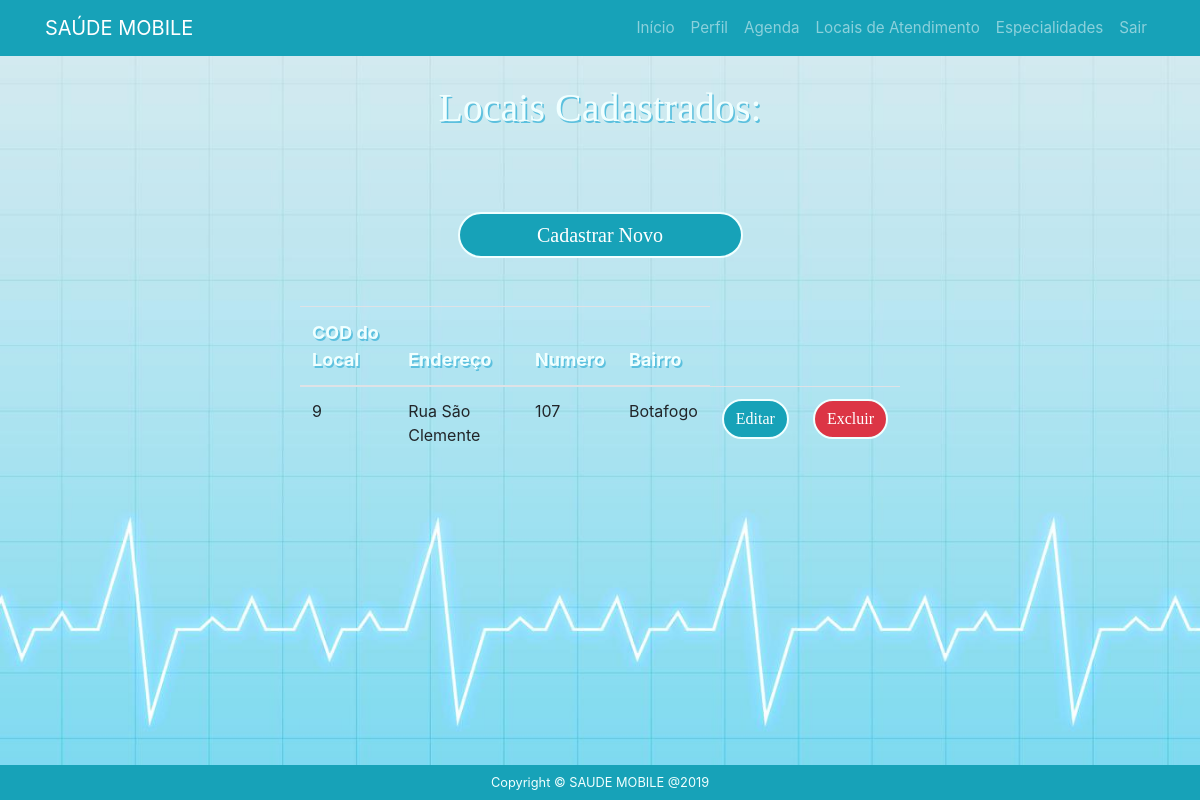
The page /profissional/lista-locais.php on the database its author committed.
### tables this page shows
CREATE TABLE `localdeatendimento` (
  `coddeatendimento` int(8) NOT NULL,
  `cep` varchar(9) NOT NULL,
  `endereco` varchar(40) NOT NULL,
  `numero` varchar(5) NOT NULL,
  `bairro` varchar(20) NOT NULL,
  `cidade` varchar(20) NOT NULL,
  `estado` varchar(20) NOT NULL,
  `telefone` varchar(13) NOT NULL,
  `celular` varchar(13) NOT NULL,
  `whatsapp` varchar(13) NOT NULL,
  `codmedico` int(8) DEFAULT NULL,
  `codpj` int(8) DEFAULT NULL
);

### profissional/localdeaten.class.php (called while the page is built, shortened)
<?php
class localdeatendimento{
     public function lista(){
        $pdo = Conexao::conexao();
        $sql  = "SELECT * FROM localdeatendimento INNER JOIN medico ON localdeatendimento.codmedico = medico.codmedico;";
        $consulta = $pdo->query($sql);
        $dados = null;
        while ($linha = $consulta->fetch(PDO::FETCH_ASSOC)){
            $dados[] = array(
            "coddeatendimento" => $linha['coddeatendimento'],
            "endereco" => $linha['endereco'],
            "numero" => $linha['numero'],
            "bairro" => $linha['bairro']
            );
        }
        return $dados;
    }
}

### profissional/lista-locais.php (the view, shortened to what this page needs)
<?php
    require "localdeaten.class.php";
    $localdeatendimento = new localdeatendimento();
    $dados = $localdeatendimento->lista();
?>
<?php include "header.php" ?>
<body>
	<div class="container-fluid listarlocais">
		<div class="row">
			<div class="col-sm-3"></div>
			<div class="col-sm-6">
				<div class="content-box-large">
		  			<div class="panel-heading">
						<div class="panel-title">
				  			<h3>Locais Cadastrados:</h3><br><br>
						</div>
					</div>
		  			<div class="panel-body">
     				<?php if($dados==null){ ?>
            		<p>Nenhum Local Cadastrado</p>
					<input type="submit" value="Cadastrar Novo" class="btn btn-info" onclick="window.location='form-lcatendimento.php';"/>
        			<?php } else{ ?>
				  			 <input type="submit" value="Cadastrar Novo" class="btn btn-info" onclick="window.location='form-lcatendimento.php';"/><br><br>
				  			 <div class="row">
		  						<div class="table-responsive">
		  							<table class="table table-hover">
				              			<thead>
				                			<tr>
				                  				<th>COD do Local</th>
				                  				<th>Endereço</th>
				                  				<th>Numero</th>
				                  				<th>Bairro</th>
				                			</tr>
				              			</thead>
					<?php foreach($dados as $dado => $coluna){
						  	echo "<tr>";
							echo "<td>".$coluna['coddeatendimento']."</td>";
							echo "<td>".$coluna['endereco']."</td>";
							echo "<td>".$coluna['numero']."</td>";
							echo "<td>".$coluna['bairro']."</td>";
                            echo '<td>  <a href="editar-local.php?coddeatendimento='.$coluna['coddeatendimento'].  "&endereco=" . $coluna['endereco'] . "&numero=" . $coluna['numero'] . "&bairro=" . $coluna['bairro'].'"> <input type="submit" class="btn btn-info editar"  value="Editar"/></td>
								  <td><a href="excluir-local.php?coddeatendimento='.$coluna['coddeatendimento'].'"><input type="submit" class="btn btn-danger"  value="Excluir"/></a></td></td>';
							echo "</tr>";
						   }
					?>
				    <?php } ?>
				            	    </table>
		  						</div>
  							 </div>
					</div>
		  		</div>
			</div>
			<div class="col-sm-3"></div>
 		</div>
</body>
 <?php include "../footer.php" ?>

### css/index.css (style rules this page uses)
.col-sm-8, .col-sm-6, .col-sm-3, .col-sm-2 { padding-top: 1.5vh; align-items: center; }
.container-fluid { padding-top: 12vh; width: 100vw; height: 100vh; background-image: url("../img/fundo.jpg"); background-size: 100% 100%; }
.container-fluid.listarlocais { padding-top: 1vh; width: 100vw; height: 100vh; background-image: url("../img/fundo.jpg"); background-size: 100% 100%; }
.container-fluid h3 { padding-top: 8vh; padding-bottom: 3vh; text-align: center; font-size: 5vh; color: azure; text-shadow: 0.2vh 0.2vh #5bc0de; font-family: 'Crete Round', serif !important; }
.btn.btn-info { display: block; margin-left: auto; margin-right: auto; width: 50%; height: 100%; border: 0.3vh solid azure; border-radius: 5vh; font-size: 2.5vh; font-family: 'Crete Round', serif !important; }
.btn.btn-info.editar { display: block; margin-left: auto; margin-right: auto; width: 100%; height: 90%; border: 0.3vh solid azure; border-radius: 5vh; font-size: 2.0vh; font-family: 'Crete Round', serif !important; }
.btn.btn-danger { display: block; margin-left: auto; margin-right: auto; width: 100%; height: 90%; border: 0.3vh solid azure; border-radius: 5vh; font-size: 2.0vh; font-family: 'Crete Round', serif !important; }
a { font-size: 95%; }
th { color: azure; font-size: 2.25vh; text-shadow: 0.2vh 0.2vh #5bc0de; }

### rows shown on the page
localdeatendimento: coddeatendimento "9", endereco "Rua São Clemente", numero "107", bairro "Botafogo"
